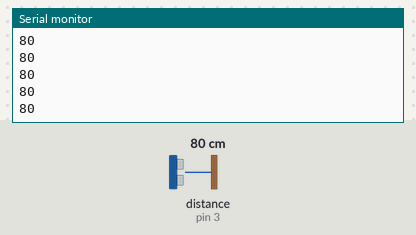
Recording of a sketch running on a simulated Arduino Uno, built with avr-gcc and run on an emulated ATmega328P. Shown: the last lines printed to the serial monitor. Wiring (inferred from the names in the program): ultrasonic range finder: trigger pin 2; echo pin 3. Inputs (shaded band) come from the test bench; at power-on: distance to the obstacle (sensor on pin 3) 80 cm. The echo pulse lasts 58.3 µs per cm.

Above: at 1.2 s.
1.3 s: distance to the obstacle (sensor on pin 3) set to 2 cm
At 1.56 s:
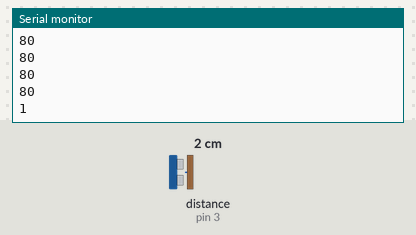
2.8 s: distance to the obstacle (sensor on pin 3) set to 4 cm
At 2.96 s:
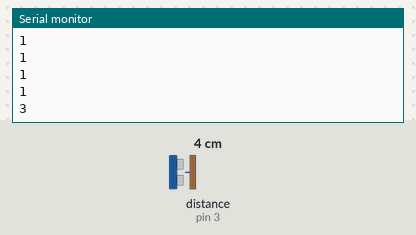
Timing chart, 0 to 5.8 s (numbered marks = the images above; inputs shaded):
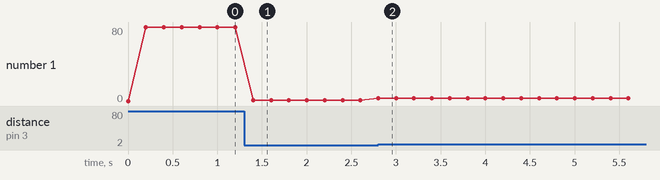

The sketch:

ulatrazvuk_a_timer2.ino
```cpp
// tento program meria vzdialenost pomocou ultazvukoveho senzora na meranie
// vzdialenosti HC-SR04 vyuzitim HW casovaca c.2 a prerusenia na pine ECHO
// hlavny program sa nemusi starat vobec o nic, cele meranie sa deje v pozadi
// a vzdy aktualne namerana hodnota je v premennej vzdialenost
// pouziva casovac c.2, ktory sa nebije so servami, takze toto je vhodny
// program pre mys.

#include <MsTimer2.h>

#define TRIG 2
#define ECHO 3

void setup()
{
    pinMode(TRIG, OUTPUT);
    pinMode(ECHO, INPUT);
    attachInterrupt(digitalPinToInterrupt(ECHO), zmena, CHANGE);
    MsTimer2::set(20, vysli_pulz);
    MsTimer2::start();
    Serial.begin(115200);
}

int cakame_na_zaciatok;
volatile int vzdialenost;
long zaciatocny_cas, konecny_cas;

void zmena()
{
    if (cakame_na_zaciatok == 1)
    {
         zaciatocny_cas = micros();
         cakame_na_zaciatok = 0;
    }
    else
    {
        konecny_cas = micros();
        long dlzka_pulzu = konecny_cas - zaciatocny_cas;
        vzdialenost = dlzka_pulzu / 58;
    }
}

void vysli_pulz()
{
    digitalWrite(TRIG, 1);
    delayMicroseconds(10);
    digitalWrite(TRIG, 0);
    cakame_na_zaciatok = 1;
}

void loop()
{
    Serial.println("Meriam vzdialenost");
    while (1)
    {
        Serial.println(vzdialenost);
        delay(200);
    }
}
```

Measured:
- after the input at 1.3 s, the serial monitor: prints a new line after 0.10 s (image 1)
- after the input at 2.8 s, the serial monitor: prints a new line at once (image 2)
- plotted number 1: 80 → 1 after the input at 1.3 s, 1 → 3 after the input at 2.8 s
